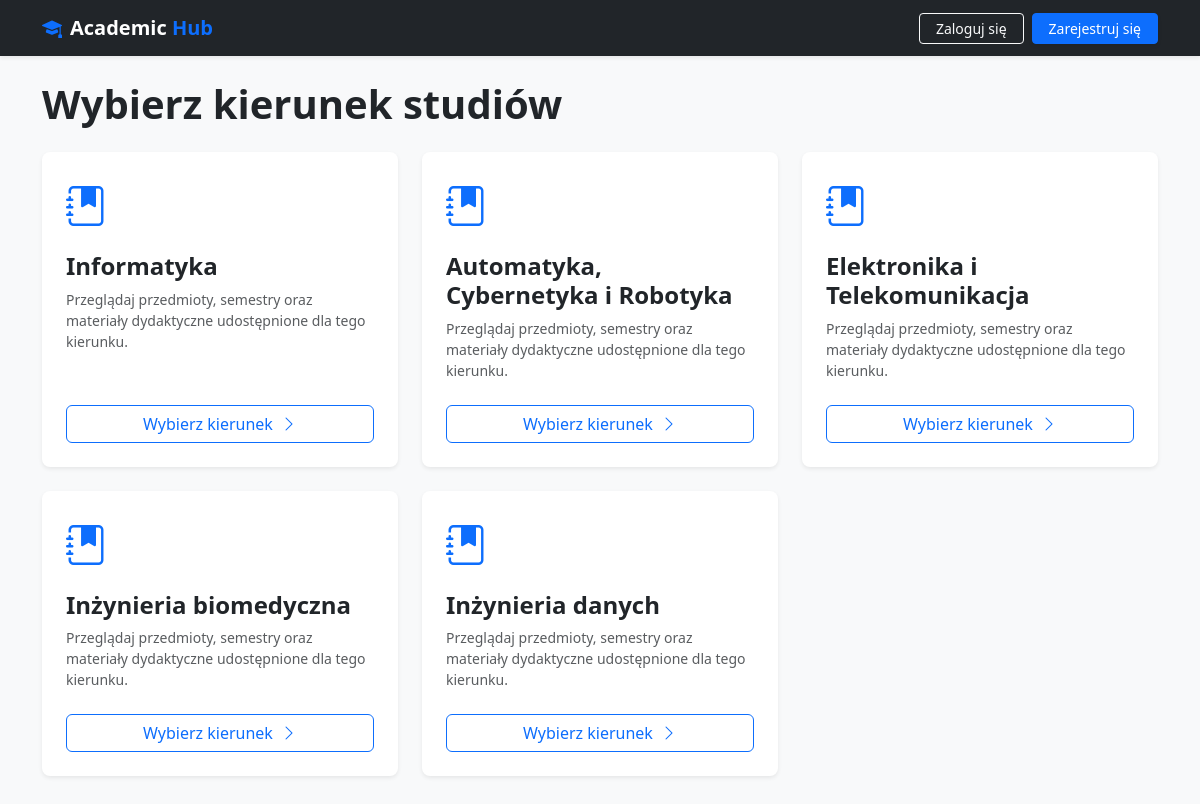
The page / on the database its author committed.
### resources/models.py (models this page shows, shortened)
class FieldOfStudy(models.Model):
    name = models.CharField(max_length=100)
    faculty = models.ForeignKey(Faculty, on_delete=models.CASCADE, related_name="field_of_study")

### resources/views.py (the view)
# urls.py: path('', views.index, name='index'),
def index(request):
    user_profile = None
    if request.user.is_authenticated:
        user_profile, is_created = Profile.objects.get_or_create(user=request.user) # it returns 1. user and 2. if was created(?)
    fields = FieldOfStudy.objects.all()
    context = {
        'fields': fields,
        'profile': user_profile,
    }
    return render(request, 'resources/index.html', context)

### resources/templates/resources/index.html (shortened to what this page needs)
<!DOCTYPE html>
<html lang="pl">
<head>
    <link href="https://cdn.jsdelivr.net/npm/bootstrap@5.3.0/dist/css/bootstrap.min.css" rel="stylesheet">
    <link rel="stylesheet" href="https://cdn.jsdelivr.net/npm/bootstrap-icons@1.11.1/font/bootstrap-icons.css">
</head>
<body class="bg-light">
    <nav class="navbar navbar-expand-lg navbar-dark bg-dark mb-4 shadow-sm">
        <div class="container">
            <a class="navbar-brand fw-bold" href="{% url 'index' %}">
                <i class="bi bi-mortarboard-fill text-primary me-2"></i>Academic <span class="text-primary">Hub</span>
            </a>
            <div class="collapse navbar-collapse" id="navbarNav">
                <div class="navbar-nav ms-auto align-items-center">
                    {% if user.is_authenticated %}
                        <span class="navbar-text text-light me-3 small d-flex align-items-center">
                            <i class="bi bi-person-circle text-primary me-2 fs-5"></i> Cześć, <strong class="text-white ms-1">{{ user.username }}</strong>!
                        </span>
                        <form action="{% url 'logout' %}" method="POST" class="d-inline">
                            {% csrf_token %}
                            <button type="submit" class="btn btn-sm btn-outline-danger fw-medium">
                                <i class="bi bi-box-arrow-left me-1"></i> Wyloguj
                            </button>
                        </form>
                    {% else %}
                        <a href="{% url 'login' %}" class="btn btn-sm btn-outline-light fw-medium me-2 px-3">
                            Zaloguj się
                        </a>
                        <a href="{% url 'register' %}" class="btn btn-sm btn-primary fw-medium px-3 shadow-sm">
                            Zarejestruj się
                        </a>
                    {% endif %}
                </div>
            </div>
        </div>
    </nav>
    <div class="container mb-5">
        <h2 class="display-6 fw-bold text-dark mb-4 text-center text-md-start">Wybierz kierunek studiów</h2>
        <div class="row g-4">
            {% for field in fields %}
                <div class="col-md-6 col-lg-4">
                    <div class="card h-100 border-0 shadow-sm rounded-3 hover-card">
                        <div class="card-body p-4 d-flex flex-column">
                            <div class="fs-1 text-primary mb-3">
                                <i class="bi bi-journal-bookmark-fill"></i>
                            </div>
                            <h4 class="card-title fw-bold text-dark mb-2">{{ field.name }}</h4>
                            <p class="card-text text-muted small mb-4">Przeglądaj przedmioty, semestry oraz materiały dydaktyczne udostępnione dla tego kierunku.</p>
                            <a href="{% url 'field_detail' field.id %}" class="btn btn-outline-primary mt-auto fw-medium w-100">
                                Wybierz kierunek <i class="bi bi-chevron-right ms-1"></i>
                            </a>
                        </div>
                    </div>
                </div>
            {% empty %}
                <div class="col-12 text-center py-5">
                    <div class="text-muted fs-1"><i class="bi bi-inbox"></i></div>
                    <p class="text-muted mt-2">Brak kierunków w bazie danych. Dodaj je w panelu administratora.</p>
                </div>
            {% endfor %}
        </div>
    </div>
</body>
</html>

### resources/templates/resources/index.html (style rules this page uses)
.hover-card { transition: transform 0.2s ease, box-shadow 0.2s ease; }

### rows shown on the page
FieldOfStudy: name "Informatyka"
FieldOfStudy: name "Automatyka, Cybernetyka i Robotyka"
FieldOfStudy: name "Elektronika i Telekomunikacja"
FieldOfStudy: name "Inżynieria biomedyczna"
FieldOfStudy: name "Inżynieria danych"
